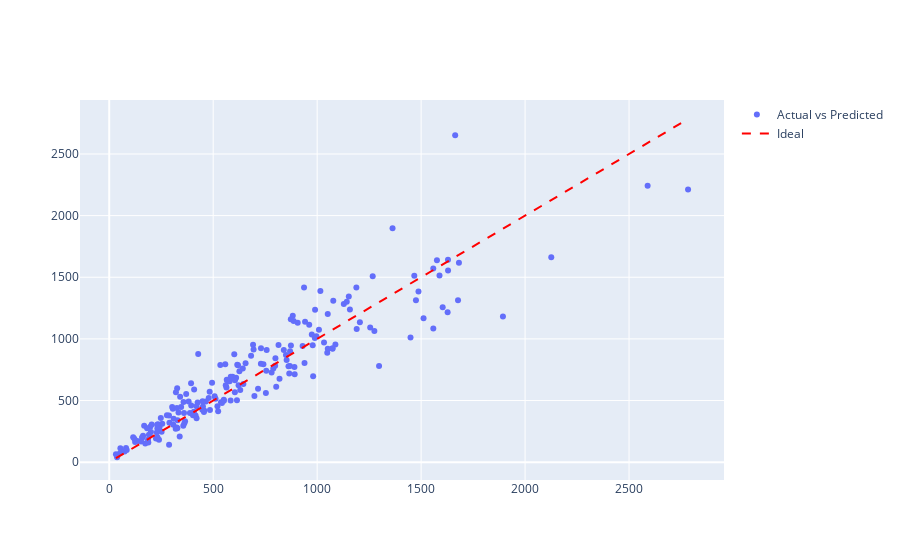

The notebook cell this image was saved under:
### Code cell
fig.add_trace(go.Scatter(
    x=[min(y_test.flatten()), max(y_test.flatten())],
    y=[min(y_test.flatten()), max(y_test.flatten())],
    mode='lines',
    name='Ideal',
    line=dict(color='red', dash='dash')
))
fig.show()

### Figure 1 — Plotly figure (JSON) as saved in the notebook; plotly's stock layout.template omitted (floating-point values rounded to 4 significant figures; data arrays with more than 128 entries replaced by an {"elided": "..."} marker saying what was removed)
{"data": [{"mode": "markers", "name": "Actual vs Predicted", "type": "scatter", "x": {"elided": "200 float values"}, "y": {"elided": "200 float values"}}, {"line": {"color": "red", "dash": "dash"}, "mode": "lines", "name": "Ideal", "type": "scatter", "x": [32.35, 2784.0], "y": [32.35, 2784.0]}], "layout": {}}
